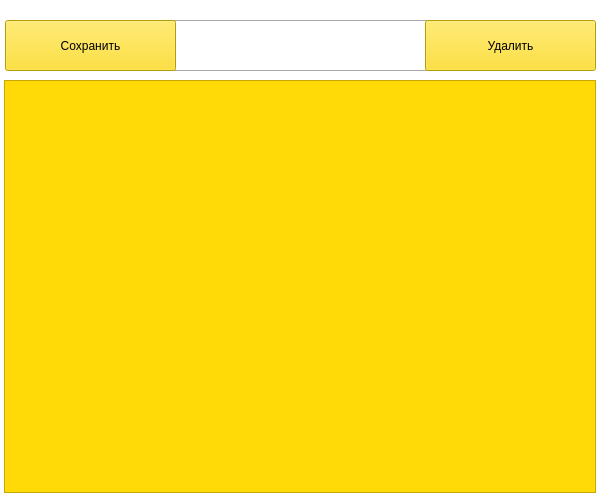
<?xml version="1.0" encoding="UTF-8"?>
<ui version="4.0">
 <class>MainWindow</class>
 <widget class="QMainWindow" name="MainWindow">
  <property name="geometry">
   <rect>
    <x>0</x>
    <y>0</y>
    <width>600</width>
    <height>500</height>
   </rect>
  </property>
  <property name="windowTitle">
   <string>MainWindow</string>
  </property>
  <property name="styleSheet">
   <string notr="true">background-color: rgb(255, 255, 255);</string>
  </property>
  <widget class="QWidget" name="centralwidget">
   <widget class="QPushButton" name="save_z">
    <property name="geometry">
     <rect>
      <x>5</x>
      <y>20</y>
      <width>171</width>
      <height>51</height>
     </rect>
    </property>
    <property name="styleSheet">
     <string notr="true">
font: 14pt &quot;MS Shell Dlg 2&quot;;

background-color: rgb(255, 218, 6);</string>
    </property>
    <property name="text">
     <string>Сохранить</string>
    </property>
   </widget>
   <widget class="QTextEdit" name="textEdit">
    <property name="geometry">
     <rect>
      <x>4</x>
      <y>80</y>
      <width>592</width>
      <height>413</height>
     </rect>
    </property>
    <property name="styleSheet">
     <string notr="true">background-color: rgb(255, 218, 6);</string>
    </property>
   </widget>
   <widget class="QPushButton" name="delete_z">
    <property name="geometry">
     <rect>
      <x>425</x>
      <y>20</y>
      <width>171</width>
      <height>51</height>
     </rect>
    </property>
    <property name="styleSheet">
     <string notr="true">background-color: rgb(255, 218, 6);
font: 14pt &quot;MS Shell Dlg 2&quot;;</string>
    </property>
    <property name="text">
     <string>Удалить</string>
    </property>
   </widget>
   <widget class="Line" name="line">
    <property name="geometry">
     <rect>
      <x>170</x>
      <y>61</y>
      <width>261</width>
      <height>20</height>
     </rect>
    </property>
    <property name="orientation">
     <enum>Qt::Horizontal</enum>
    </property>
   </widget>
   <widget class="Line" name="line_2">
    <property name="geometry">
     <rect>
      <x>170</x>
      <y>6</y>
      <width>261</width>
      <height>31</height>
     </rect>
    </property>
    <property name="orientation">
     <enum>Qt::Horizontal</enum>
    </property>
   </widget>
   <zorder>line</zorder>
   <zorder>line_2</zorder>
   <zorder>save_z</zorder>
   <zorder>delete_z</zorder>
   <zorder>textEdit</zorder>
  </widget>
 </widget>
 <resources/>
 <connections/>
</ui>
